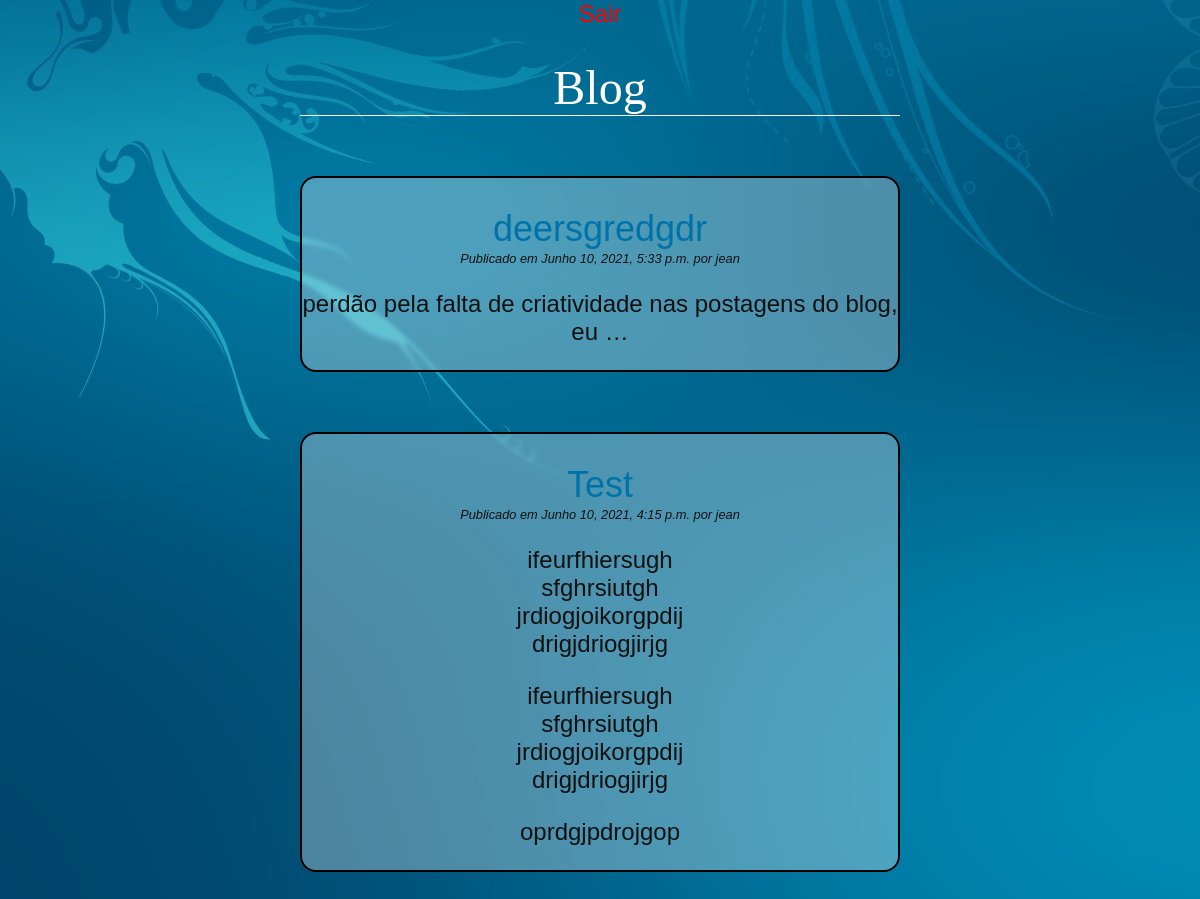
Page /blog/ (signed in) on the committed database.
### blog/models.py (models this page shows, shortened)
class Post(models.Model):
    title = models.CharField(max_length=255)
    slug = models.SlugField(max_length=255, unique=True)
    author = models.ForeignKey(User, on_delete=models.CASCADE)
    body = models.TextField()
    created = models.DateTimeField(auto_now_add=True)
    updated = models.DateTimeField(auto_now=True)
    class Meta:
        ordering = ("-created",)
    def get_absolute_url(self):
        return reverse('blog:detail', kwargs={'slug': self.slug})

### blog/views.py (the view)
# urls.py: path('', login_required(views.PostListView.as_view()), name='list'),
class PostListView(ListView):
    model = Post

### blog/templates/blog/post_list.html (shortened to what this page needs)
{% extends "blog/base.html" %}
{% block content %}
    {% for post in post_list %}
        <article class="form-card">
            <h2><a class="link" href="{{ post.get_absolute_url }}">{{ post.title }}</a></h2>
            <p class="date">
                Publicado em {{ post.created }} por {{ post.author }}
            </p>
            {{ post.body|linebreaks|truncatewords:10 }}
        </article>
    {% endfor %}
{% endblock %}

### blog/templates/blog/base.html (shortened to what this page needs)
{% load static %}
<!DOCTYPE html>
<html>
<head>
    <link href="{% static 'css/blog.css' %}" rel="stylesheet">
</head>
<body>
    <center>
        {% if user.is_authenticated %}
        <a class="sair" href="/accounts/logout">Sair</a>
        <header>
            <h1>Blog</h1>
        </header>
        {% endif %}
        <main>
            {% block content %}
            {% endblock %}
        </main>
    </center>
</body>
</html>

### blog/static/css/blog.css (style rules this page uses)
body { background-image: url('../image/background_login.jpg'); margin: 0 25%; font-family: sans-serif; font-size: 1.5rem; color: #111111; }
h1 { text-align: center; font-family: serif; font-weight: normal; border-bottom: 1px solid; color:white; }
h2 { color: #0072aa; font-weight: normal; margin-bottom: 1px; }
.link { color:#0072aa; text-decoration:none; }
.sair { color:red; text-decoration:none; }
p.date { font-size: 0.8rem; font-style: italic; margin-top: 1px; }
.form-card { margin-top:10%; border: 2px solid #000; border-radius: 1rem; backdrop-filter: blur(2px); background-color: rgba(255, 255, 255, 0.3); margin-bottom: 30px; }

### rows in the picture
Post: title "deersgredgdr", created "Junho 10, 2021, 5:33 p.m.", author "jean", body "perdão pela falta de criatividade nas postagens do blog, eu …"
Post: title "Test", created "Junho 10, 2021, 4:15 p.m.", author "jean", body "ifeurfhiersugh sfghrsiutgh jrdiogjoikorgpdij drigjdriogjirjg ifeurfhiersugh sfghrsiutgh jrdiogjoikorgpdij drigjdriogjirjg oprdgjpdrojgop"
